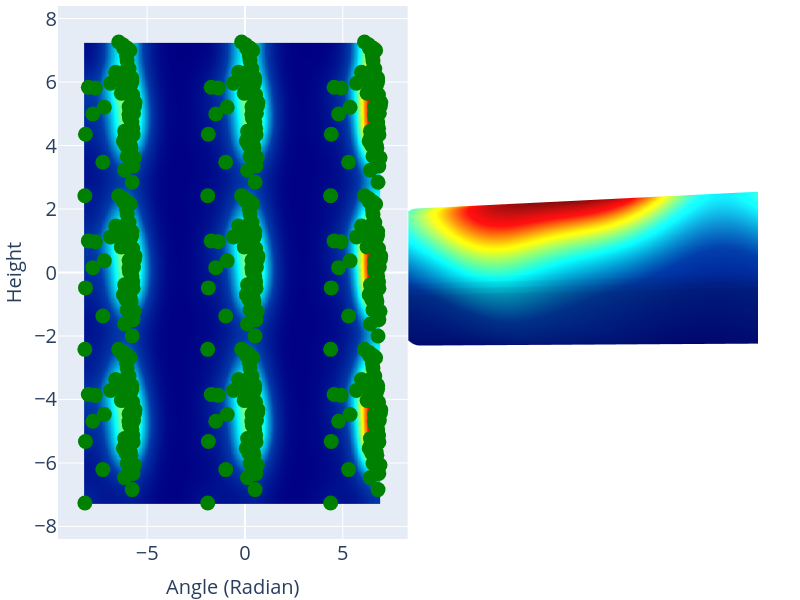

Notebook code cell kept with this figure:
### Markdown cell above
## Cylindrical Heatmap

### Code cell
from plotly.subplots import make_subplots   
intensity_type='heatmap_cyl' 
key = model_name[intensity_type][0] 
inten_mesh3d=mesh3d[f'{intensity_type}_{key}']['mesh']  
inten_name=  mesh3d[f'{intensity_type}_{key}']['name']  
specs=       mesh3d[f'{intensity_type}_{key}']['spec']  
ffsize=20
hb = 1/3  # Ratio for 2D plots
hbb = 1/2  # Ratio for 3D plots

fig = make_subplots(
    rows=1, cols=len(inten_mesh3d  ),
    horizontal_spacing=0.001,   
    specs=[specs ], 
    shared_yaxes=False
)
 
num_plots = len(inten_mesh3d)
print('nammmm',num_plots)
 
fig.update_layout(
    xaxis1=dict(
        title=dict(
            text="Angle (Radian)",
            font=dict(size=20)
        ),
        # range=[-3.143, 3.143],
        tickfont=dict(size=20),
        showticklabels=True,
    ),
    yaxis1=dict(
        title=dict(
            text="Height",
            font=dict(size=20),
        ),
        # range=[-5, 5],
        tickfont=dict(size=20),
        showticklabels=True,
    ), 
    xaxis2=dict(
        title=dict(
            text="Iterations 3",
            font=dict(size=20)
        ),
        range=[-3, 3],
        tickfont=dict(size=20)
    ),
    yaxis2=dict(
        title=dict(
            text="Iterations",
            font=dict(size=20)
        ),
        range=[-4, 4],
        tickfont=dict(size=20)
    )
) 
fig.update_layout(
    **{f"scene{i+1}":scne_tall for i in range(2)}
) 
for jj in range(2 ):  
    for col, mesh in enumerate(inten_mesh3d[jj]): 
        
        fig.add_trace(mesh , row=1, col= jj+ 1)  # 
        colorbar_xpos = (col + 0.5) / num_plots   

 
fig.update_layout(margin=dict(l=52, r=42, t=5, b=55),
                #   width=1200,
                #   height=700,
                  width=800,
                  height=600,

    showlegend=False,
                  )  
fig.update_layout(
            scene=dict(
                aspectmode="data"  ,
            )
        ) 

fig.show()

### Figure 1 — Plotly figure (JSON) as saved in the notebook; plotly's stock layout.template omitted (floating-point values rounded to 4 significant figures; data arrays with more than 128 entries replaced by an {"elided": "..."} marker saying what was removed)
{"data": [{"colorscale": [[0, "rgb(0,0,131)"], [0.2, "rgb(0,60,170)"], [0.4, "rgb(5,255,255)"], [0.6, "rgb(255,255,0)"], [0.8, "rgb(250,0,0)"], [1, "rgb(128,0,0)"]], "opacity": 1, "showscale": false, "type": "heatmap", "x": {"elided": "200 float values"}, "xaxis": "x", "y": {"elided": "270 float values"}, "yaxis": "y", "z": {"elided": "270x200 float values"}, "zsmooth": "best"}, {"marker": {"color": "green", "size": 15}, "mode": "markers", "name": "Replicas Points", "type": "scatter", "x": {"elided": "522 float values"}, "xaxis": "x", "y": {"elided": "522 float values"}, "yaxis": "y"}, {"colorscale": [[0, "rgb(0,0,131)"], [0.2, "rgb(0,60,170)"], [0.4, "rgb(5,255,255)"], [0.6, "rgb(255,255,0)"], [0.8, "rgb(250,0,0)"], [1, "rgb(128,0,0)"]], "opacity": 1, "scene": "scene", "showscale": false, "surfacecolor": {"elided": "91x85 float values"}, "type": "surface", "x": {"elided": "91x85 float values"}, "y": {"elided": "91x85 float values"}, "z": {"elided": "91x85 float values"}}], "layout": {"height": 600, "margin": {"b": 55, "l": 52, "r": 42, "t": 5}, "scene": {"aspectmode": "data", "bgcolor": "white", "domain": {"x": [0.5005, 1], "y": [0, 1]}, "xaxis": {"backgroundcolor": "white", "showgrid": false, "showline": false, "showticklabels": false, "title": {"font": {"size": 20}, "text": " "}, "zeroline": false}, "yaxis": {"backgroundcolor": "white", "showgrid": false, "showline": false, "showticklabels": false, "title": {"font": {"size": 20}, "text": " "}, "zeroline": false}, "zaxis": {"backgroundcolor": "white", "showgrid": false, "showline": false, "showticklabels": false, "title": {"font": {"size": 20}, "text": " "}, "zeroline": false}}, "scene2": {"bgcolor": "white", "xaxis": {"backgroundcolor": "white", "showgrid": false, "showline": false, "showticklabels": false, "title": {"font": {"size": 20}, "text": " "}, "zeroline": false}, "yaxis": {"backgroundcolor": "white", "showgrid": false, "showline": false, "showticklabels": false, "title": {"font": {"size": 20}, "text": " "}, "zeroline": false}, "zaxis": {"backgroundcolor": "white", "showgrid": false, "showline": false, "showticklabels": false, "title": {"font": {"size": 20}, "text": " "}, "zeroline": false}}, "showlegend": false, "width": 800, "xaxis": {"anchor": "y", "domain": [0, 0.4995], "showticklabels": true, "tickfont": {"size": 20}, "title": {"font": {"size": 20}, "text": "Angle (Radian)"}}, "xaxis2": {"range": [-3, 3], "tickfont": {"size": 20}, "title": {"font": {"size": 20}, "text": "Iterations 3"}}, "yaxis": {"anchor": "x", "domain": [0, 1], "showticklabels": true, "tickfont": {"size": 20}, "title": {"font": {"size": 20}, "text": "Height"}}, "yaxis2": {"range": [-4, 4], "tickfont": {"size": 20}, "title": {"font": {"size": 20}, "text": "Iterations"}}}}
